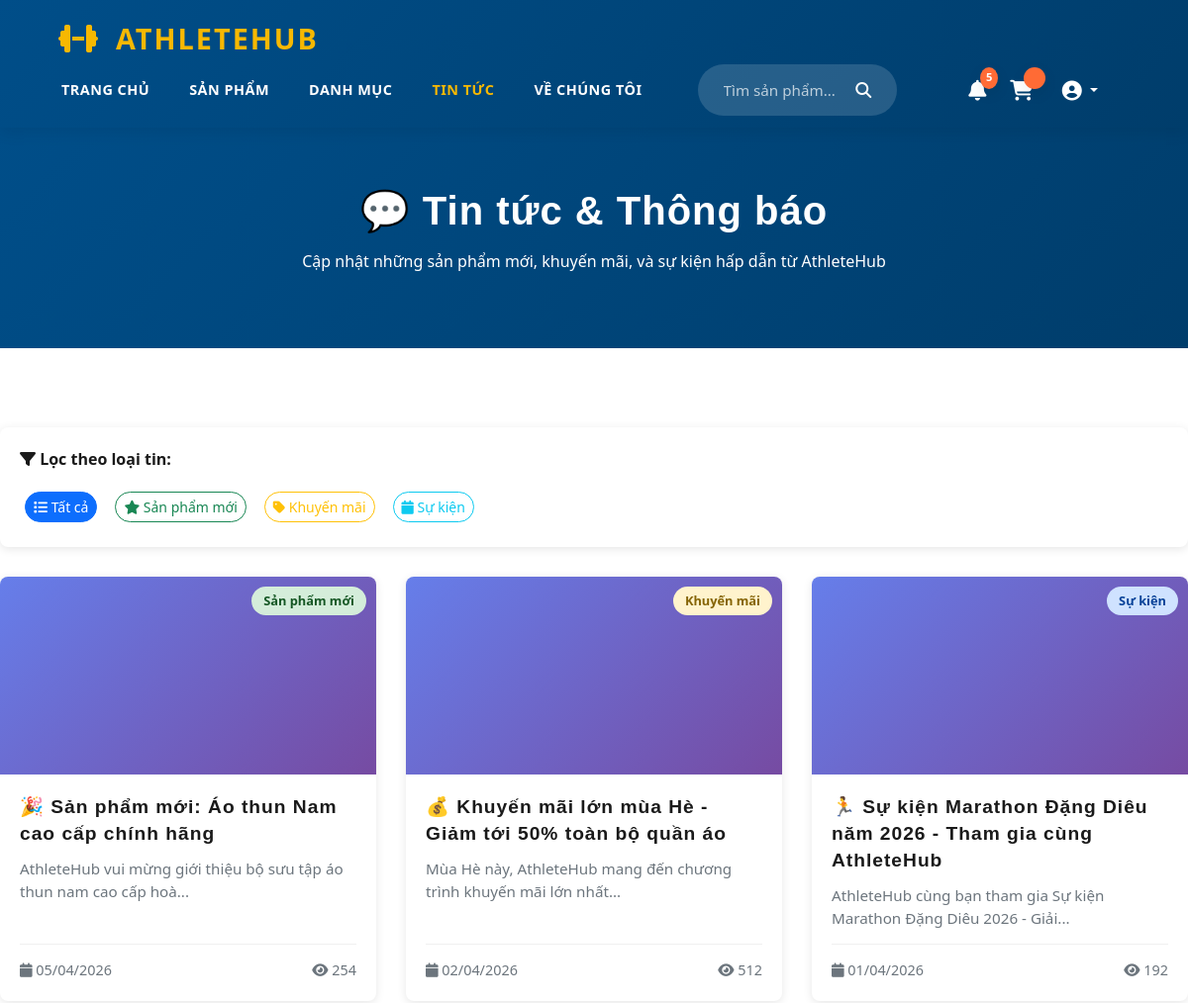
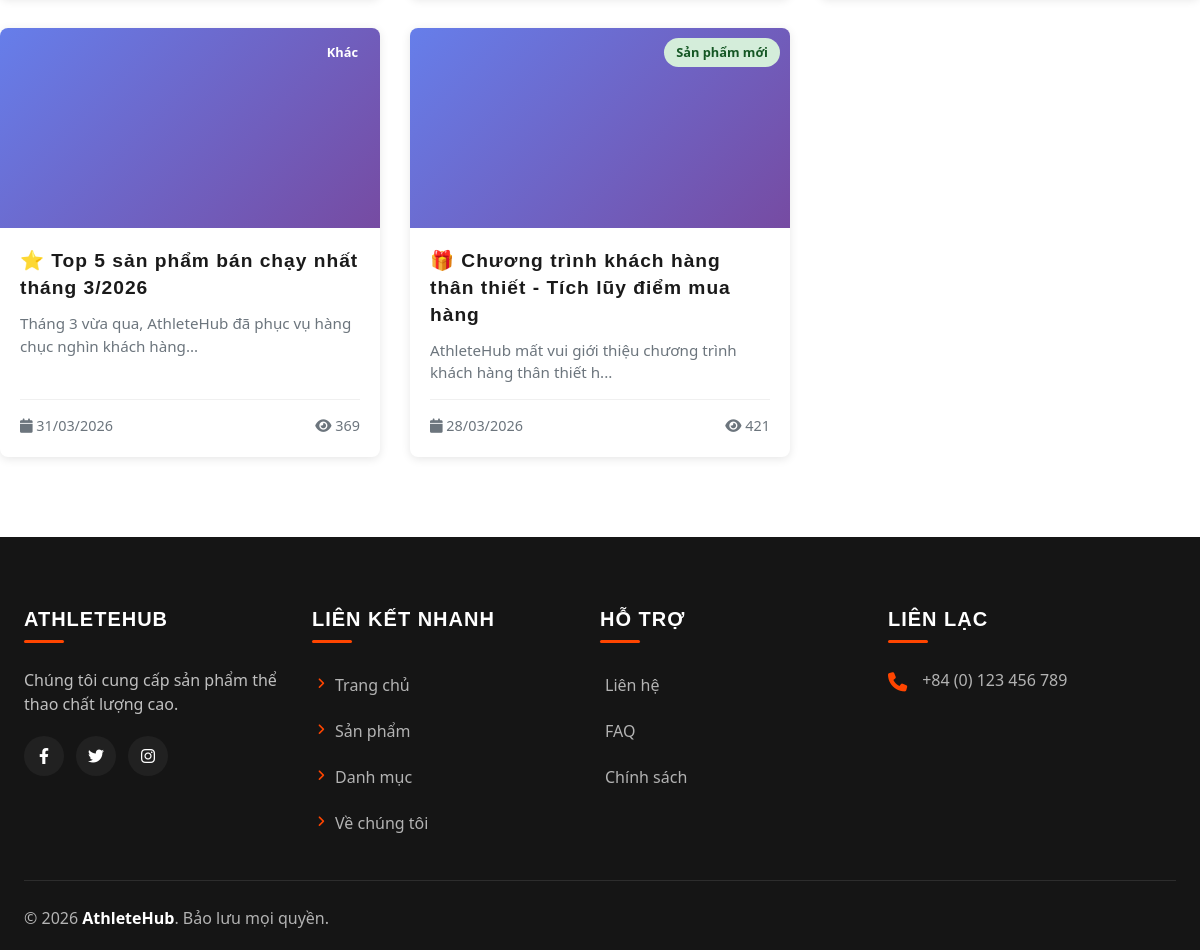
Screenshot of /news.php (signed in) with the database file from the repository (2 pictures, top to bottom).
### tables this page shows
CREATE TABLE `tin_tuc` (
  `id` int(11) NOT NULL COMMENT 'ID tin tức',
  `tieu_de` varchar(255) NOT NULL COMMENT 'Tiêu đề',
  `noi_dung` longtext NOT NULL COMMENT 'Nội dung',
  `hinh_anh` varchar(255) DEFAULT NULL COMMENT 'Hình ảnh',
  `loai_tin` enum('san-pham-moi','khuyen-mai','su-kien','other') DEFAULT 'san-pham-moi' COMMENT 'Loại tin tức',
  `trang_thai` tinyint(4) DEFAULT 1 COMMENT '1: Công khai, 0: Lưu nháp',
  `luot_xem` int(11) DEFAULT 0 COMMENT 'Số lượt xem',
  `admin_id` int(11) DEFAULT NULL COMMENT 'ID admin đăng tin',
  `ngay_tao` datetime DEFAULT current_timestamp() COMMENT 'Ngày tạo',
  `ngay_cap_nhat` datetime DEFAULT current_timestamp() ON UPDATE current_timestamp() COMMENT 'Ngày cập nhật'
);

### model/news.php (called while the page is built, shortened)
<?php
function getAllNews($conn, $page = 1, $limit = 10, $loai_tin = null, $trang_thai = 1) {
    $offset = ($page - 1) * $limit;
    $sql = "SELECT * FROM tin_tuc WHERE trang_thai = :trang_thai";
    $sql .= " ORDER BY ngay_tao DESC LIMIT :limit OFFSET :offset";
    $stmt = $conn->prepare($sql);
    $stmt->bindValue(':trang_thai', $trang_thai, PDO::PARAM_INT);
    $stmt->bindValue(':limit', $limit, PDO::PARAM_INT);
    $stmt->bindValue(':offset', $offset, PDO::PARAM_INT);
    $stmt->execute();
    return $stmt->fetchAll(PDO::FETCH_ASSOC);
}
function countNews($conn, $loai_tin = null, $trang_thai = 1) {
    $sql = "SELECT COUNT(*) as total FROM tin_tuc WHERE trang_thai = :trang_thai";
    $stmt = $conn->prepare($sql);
    $stmt->bindValue(':trang_thai', $trang_thai, PDO::PARAM_INT);
    $stmt->execute();
    $result = $stmt->fetch(PDO::FETCH_ASSOC);
    return $result['total'];
}
function getNewsTypeLabel($loai_tin) {
    $labels = [
        'san-pham-moi' => 'Sản phẩm mới',
        'khuyen-mai' => 'Khuyến mãi',
        'su-kien' => 'Sự kiện',
        'other' => 'Khác'
    ];
    return $labels[$loai_tin] ?? 'Khác';
}
function truncateText($text, $length = 150) {
    if (strlen($text) > $length) {
        return substr($text, 0, $length) . '...';
    }
    return $text;
}
?>

### news.php (the view, shortened to what this page needs)
<?php
require_once 'model/news.php';
$db = new Database();
$conn = $db->connect();
$page = $_GET['page'] ?? 1;
$loai_tin = $_GET['loai_tin'] ?? null;
$news_list = getAllNews($conn, $page, 12, $loai_tin, 1);
$newsCount = countNews($conn, null, 1);
?>
<!DOCTYPE html>
<html lang="vi">
<head>
    <link href="https://cdnjs.cloudflare.com/ajax/libs/bootstrap/5.3.2/css/bootstrap.min.css" rel="stylesheet">
    <link href="https://cdnjs.cloudflare.com/ajax/libs/font-awesome/6.4.0/css/all.min.css" rel="stylesheet">
    <link rel="stylesheet" href="css/variables.css">
    <link rel="stylesheet" href="css/navbar.css">
    <link rel="stylesheet" href="css/footer.css">
    <link rel="stylesheet" href="css/utilities.css">
</head>
<body>
    <nav class="navbar navbar-expand-lg navbar-custom">
        <div class="container px-4">
            <div class="row">
                <div class="col-12">
                    <a class="navbar-brand" href="index.php">
                        <i class="fas fa-dumbbell"></i> AthleteHub
                    </a>
                </div>
                <div class="col-12">
                    <div class="collapse navbar-collapse" id="navbarNav">
                        <ul class="navbar-nav ms-auto">
                            <li class="nav-item"><a class="nav-link" href="index.php">Trang chủ</a></li>
                            <li class="nav-item"><a class="nav-link" href="products.php">Sản phẩm</a></li>
                            <li class="nav-item"><a class="nav-link" href="index.php#categories">Danh mục</a></li>
                            <li class="nav-item"><a class="nav-link active" href="news.php">Tin tức</a></li>
                            <li class="nav-item"><a class="nav-link" href="index.php#about">Về chúng tôi</a></li>
                        </ul>
                        <div class="navbar-search-container">
                            <div class="navbar-search">
                                <input type="text" placeholder="Tìm sản phẩm..." class="search-input">
                                <button class="search-btn"><i class="fas fa-search"></i></button>
                            </div>
                        </div>
                        <div class="navbar-right">
                            <div class="nav-notification-wrapper">
                                <div class="nav-notification" id="notificationBell">
                                    <i class="fas fa-bell"></i>
                                    <span class="notification-badge" id="notificationCount"><?= $newsCount ?></span>
                                </div>
                            </div>
                            <div class="cart-icon" onclick="window.location.href='cart.php'">
                                <i class="fas fa-shopping-cart"></i>
                                <span class="cart-count"></span>
                            </div>
                            <div class="user-account-wrapper d-flex align-items-center">
                                <div class="user-action-dropdown dropdown">
                                    <a href="#" class="user-icon-link me-2 text-decoration-none dropdown-toggle"
                                        id="userMenu" data-bs-toggle="dropdown" aria-expanded="false" style="color: white;">
                                        <i class="fas fa-user-circle fa-lg"></i>
                                    </a>
                                </div>
                            </div>
                        </div>
                    </div>
                </div>
            </div>
        </div>
    </nav>
    <div class="news-page-header">
        <div class="container-custom">
            <h1>💬 Tin tức & Thông báo</h1>
            <p>Cập nhật những sản phẩm mới, khuyến mãi, và sự kiện hấp dẫn từ AthleteHub</p>
        </div>
    </div>
    <div class="container-custom" style="padding: 40px 0;">
        <div class="news-filter">
            <strong class="d-block mb-3"><i class="fas fa-filter"></i> Lọc theo loại tin:</strong>
            <div class="d-flex flex-wrap gap-2">
                <a href="news.php" class="btn btn-sm <?= !$loai_tin ? 'btn-primary' : 'btn-outline-primary' ?> filter-btn">
                    <i class="fas fa-list"></i> Tất cả
                </a>
                <a href="news.php?loai_tin=san-pham-moi" class="btn btn-sm <?= $loai_tin === 'san-pham-moi' ? 'btn-success' : 'btn-outline-success' ?> filter-btn">
                    <i class="fas fa-star"></i> Sản phẩm mới
                </a>
                <a href="news.php?loai_tin=khuyen-mai" class="btn btn-sm <?= $loai_tin === 'khuyen-mai' ? 'btn-warning' : 'btn-outline-warning' ?> filter-btn">
                    <i class="fas fa-tag"></i> Khuyến mãi
                </a>
                <a href="news.php?loai_tin=su-kien" class="btn btn-sm <?= $loai_tin === 'su-kien' ? 'btn-info' : 'btn-outline-info' ?> filter-btn">
                    <i class="fas fa-calendar"></i> Sự kiện
                </a>
            </div>
        </div>
        <?php if (!empty($news_list)): ?>
            <div class="news-grid">
                <?php foreach ($news_list as $item): ?>
                    <div class="news-card" onclick="window.location.href='news-detail.php?id=<?= $item['id'] ?>'">
                        <div class="news-card-image">
                            <span class="news-card-badge badge-<?= str_replace(' ', '-', $item['loai_tin']) ?>">
                                <?= getNewsTypeLabel($item['loai_tin']) ?>
                            </span>
                        </div>
                        <div class="news-card-body">
                            <h3 class="news-card-title"><?= htmlspecialchars($item['tieu_de']) ?></h3>
                            <p class="news-card-excerpt"><?= htmlspecialchars(truncateText($item['noi_dung'], 80)) ?></p>
                            <div class="news-card-footer">
                                <span><i class="fas fa-calendar"></i> <?= date('d/m/Y', strtotime($item['ngay_tao'])) ?></span>
                                <span><i class="fas fa-eye"></i> <?= $item['luot_xem'] ?></span>
                            </div>
                        </div>
                    </div>
                <?php endforeach; ?>
            </div>
        <?php endif; ?>
    </div>
    <footer class="footer">
        <div class="container-custom">
            <div class="footer-top">
                <div class="row">
                    <div class="col-lg-3 col-md-6">
                        <div class="footer-section">
                            <h4 class="footer-title">AthleteHub</h4>
                            <p style="color: #c0c0c0;">Chúng tôi cung cấp sản phẩm thể thao chất lượng cao.</p>
                            <div class="footer-socials">
                                <a href="#" class="social-link"><i class="fab fa-facebook-f"></i></a>
                                <a href="#" class="social-link"><i class="fab fa-twitter"></i></a>
                                <a href="#" class="social-link"><i class="fab fa-instagram"></i></a>
                            </div>
                        </div>
                    </div>
                    <div class="col-lg-3 col-md-6">
                        <div class="footer-section">
                            <h4 class="footer-title">Liên kết nhanh</h4>
                            <ul class="footer-links">
                                <li><a href="index.php"><i class="fas fa-angle-right"></i>Trang chủ</a></li>
                                <li><a href="products.php"><i class="fas fa-angle-right"></i>Sản phẩm</a></li>
                                <li><a href="#categories"><i class="fas fa-angle-right"></i>Danh mục</a></li>
                                <li><a href="#"><i class="fas fa-angle-right"></i>Về chúng tôi</a></li>
                            </ul>
                        </div>
                    </div>
                    <div class="col-lg-3 col-md-6">
                        <div class="footer-section">
                            <h4 class="footer-title">Hỗ trợ</h4>
                            <ul class="footer-links">
                                <li><a href="#">Liên hệ</a></li>
                                <li><a href="#">FAQ</a></li>
                                <li><a href="#">Chính sách</a></li>
                            </ul>
                        </div>
                    </div>
                    <div class="col-lg-3 col-md-6">
                        <div class="footer-section">
                            <h4 class="footer-title">Liên lạc</h4>
                            <div class="contact-item">
                                <i class="fas fa-phone"></i>
                                <p>+84 (0) 123 456 789</p>
                            </div>
                        </div>
                    </div>
                </div>
            </div>
            <div class="footer-bottom">
                <div class="footer-copyright">
                    &copy;
                    <?php echo date("Y"); ?> <strong>AthleteHub</strong>. Bảo lưu mọi quyền.
                </div>
            </div>
        </div>
    </footer>
</body>
</html>

### css/variables.css (style rules this page uses)
:root { --primary: #ff6b35; --primary-dark: #ff5220; --primary-light: #ff8555; --secondary: #004e89; --secondary-dark: #003d6b; --secondary-light: #0066b3; --accent: #f7b801; --accent-dark: #d99e00; --accent-light: #ffc928; --success: #06d6a0; --warning: #ffa500; --danger: #ef476f; --dark: #1a1a1a; --light: #f8f9fa; --white: #ffffff; --gray: #6c757d; --gray-light: #e9ecef; --spacing-xs: 0.25rem; --spacing-sm: 0.5rem; --spacing-md: 1rem; --spacing-lg: 1.5rem; --spacing-xl: 2rem; --spacing-2xl: 3rem; --spacing-3xl: 4rem; --border-radius-sm: 8px; --border-radius: 12px; --border-radius-lg: 16px; --border-radius-full: 50px; --font-primary: 'Segoe UI', Tahoma, Geneva, Verdana, sans-serif; --font-display: 'Trebuchet MS', sans-serif; --font-size-xs: 0.75rem; --font-size-sm: 0.875rem; --font-size-base: 1rem; --font-size-lg: 1.125rem; --font-size-xl: 1.5rem; --font-size-2xl: 2rem; --font-size-3xl: 3rem; --font-size-4xl: 4rem; --font-weight-normal: 400; --font-weight-semibold: 600; --font-weight-bold: 700; --font-weight-extra-bold: 800; --font-weight-black: 900; --shadow-sm: 0 2px 4px rgba(0, 0, 0, 0.1); --shadow-md: 0 5px 15px rgba(0, 0, 0, 0.08); --shadow-lg: 0 10px 30px rgba(0, 0, 0, 0.12); --shadow-xl: 0 15px 40px rgba(0, 0, 0, 0.15); --transition-fast: 0.2s ease; --transition-base: 0.3s ease; --transition-slow: 0.5s ease; --line-height-tight: 1.2; --line-height-base: 1.5; --line-height-relaxed: 1.75; }
* { margin: 0; padding: 0; box-sizing: border-box; }
html { scroll-behavior: smooth; }
body { font-family: var(--font-primary); font-size: var(--font-size-base); line-height: var(--line-height-base); color: var(--dark); background-color: var(--white); overflow-x: hidden; }
h1, h2, h3, h4, h5, h6 { font-family: var(--font-display); font-weight: var(--font-weight-extra-bold); letter-spacing: 1px; }
a { color: var(--primary); text-decoration: none; transition: color var(--transition-base); }

### css/navbar.css (style rules this page uses)
.navbar-custom, .navbar { background: linear-gradient(135deg, var(--secondary) 0%, var(--secondary-dark) 100%) !important; padding: 0.75rem 0; box-shadow: var(--shadow-md); position: sticky; top: 0; z-index: 1000; transition: all var(--transition-base); }
.navbar-brand { font-size: 1.8rem; font-weight: var(--font-weight-black); color: var(--accent) !important; text-transform: uppercase; letter-spacing: 2px; display: flex; align-items: center; gap: var(--spacing-md); transition: transform var(--transition-base); }
.navbar-brand i { font-size: 2rem; animation: bounce 2s ease-in-out infinite; }
.navbar-nav { gap: var(--spacing-lg); }
.nav-link { color: var(--white) !important; font-weight: var(--font-weight-bold); position: relative; transition: all var(--transition-base); text-transform: uppercase; font-size: 0.9rem; letter-spacing: 0.5px; }
.nav-link:hover, .nav-link.active { color: var(--accent) !important; }
.nav-link::after { content: ''; position: absolute; bottom: -5px; left: 0; width: 0; height: 3px; background: var(--primary); transition: width var(--transition-base); border-radius: 2px; }
.navbar-search-container { flex: 1; display: flex; justify-content: center; margin: 0 var(--spacing-2xl); }
.navbar-search { display: flex; align-items: center; gap: var(--spacing-sm); background: rgba(255, 255, 255, 0.15); padding: 0.75rem var(--spacing-lg); border-radius: var(--border-radius-full); transition: all var(--transition-base); border: 2px solid transparent; width: 100%; max-width: 400px; }
.search-input { background: transparent; border: none; color: var(--white); outline: none; width: 100%; font-size: 0.95rem; }
.search-input::placeholder { color: rgba(255, 255, 255, 0.7); }
.search-btn { background: transparent; border: none; color: var(--white); cursor: pointer; transition: color var(--transition-base); font-size: 1rem; }
.navbar-right { display: flex; align-items: center; gap: var(--spacing-lg); margin-left: var(--spacing-lg); }
.nav-notification, .cart-icon, .user-account { position: relative; cursor: pointer; color: var(--white); font-size: 1.3rem; transition: color var(--transition-base); }
.notification-badge, .cart-count { position: absolute; top: -8px; right: -12px; background: var(--primary); color: white; border-radius: 50%; width: 22px; height: 22px; display: flex; align-items: center; justify-content: center; font-size: 0.7rem; font-weight: var(--font-weight-bold); box-shadow: var(--shadow-md); animation: pulse 1.5s ease-in-out infinite; }
.nav-notification-wrapper { position: relative; }

### rows the page displays
tin_tuc: loai_tin "Sản phẩm mới", tieu_de "🎉 Sản phẩm mới: Áo thun Nam cao cấp chính hãng", noi_dung "AthleteHub vui mừng giới thiệu bộ sưu tập áo thun nam cao cấp hoà...", ngay_tao "05/04/2026", luot_xem "254"
tin_tuc: loai_tin "Khuyến mãi", tieu_de "💰 Khuyến mãi lớn mùa Hè - Giảm tới 50% toàn bộ quần áo", noi_dung "Mùa Hè này, AthleteHub mang đến chương trình khuyến mãi lớn nhất...", ngay_tao "02/04/2026", luot_xem "512"
tin_tuc: loai_tin "Sự kiện", tieu_de "🏃 Sự kiện Marathon Đặng Diêu năm 2026 - Tham gia cùng AthleteHub", noi_dung "AthleteHub cùng bạn tham gia Sự kiện Marathon Đặng Diêu 2026 - Giải...", ngay_tao "01/04/2026", luot_xem "192"
tin_tuc: loai_tin "Khác", tieu_de "⭐ Top 5 sản phẩm bán chạy nhất tháng 3/2026", noi_dung "Tháng 3 vừa qua, AthleteHub đã phục vụ hàng chục nghìn khách hàng...", ngay_tao "31/03/2026", luot_xem "369"
tin_tuc: loai_tin "Sản phẩm mới", tieu_de "🎁 Chương trình khách hàng thân thiết - Tích lũy điểm mua hàng", noi_dung "AthleteHub mất vui giới thiệu chương trình khách hàng thân thiết h...", ngay_tao "28/03/2026", luot_xem "421"

### other values shown
$newsCount "5"
